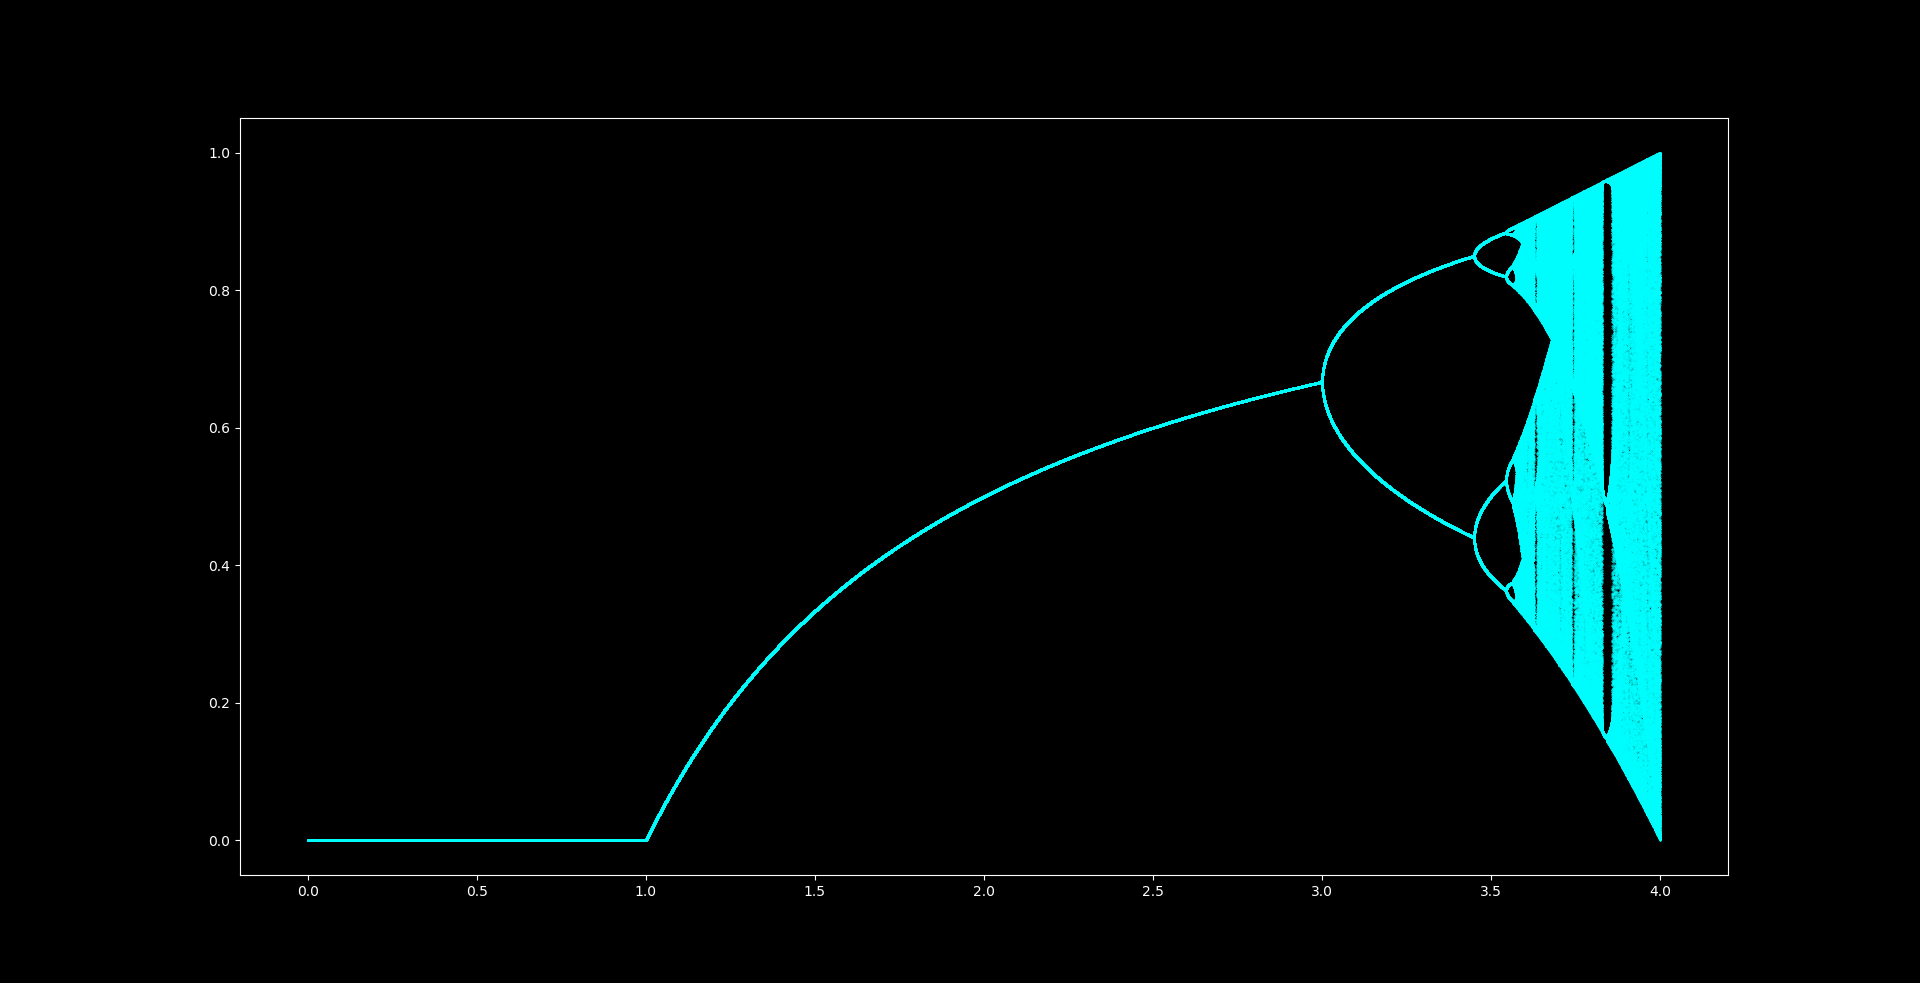

Reproduce this figure in Python.
from matplotlib import pyplot as plt

def f(lamda, x):
	return lamda*x*(1-x)

r = 0

x = []
y = []

while r < 4:

	pop = 0.5

	for _ in range(1000):
		pop = f(r, pop)
	for _ in range(64):
		x.append(r)
		y.append(pop)
		pop = f(r, pop)

	r += 0.0001

plt.style.use('dark_background')
plt.scatter(x, y, s=0.1, color='cyan')
plt.show()
